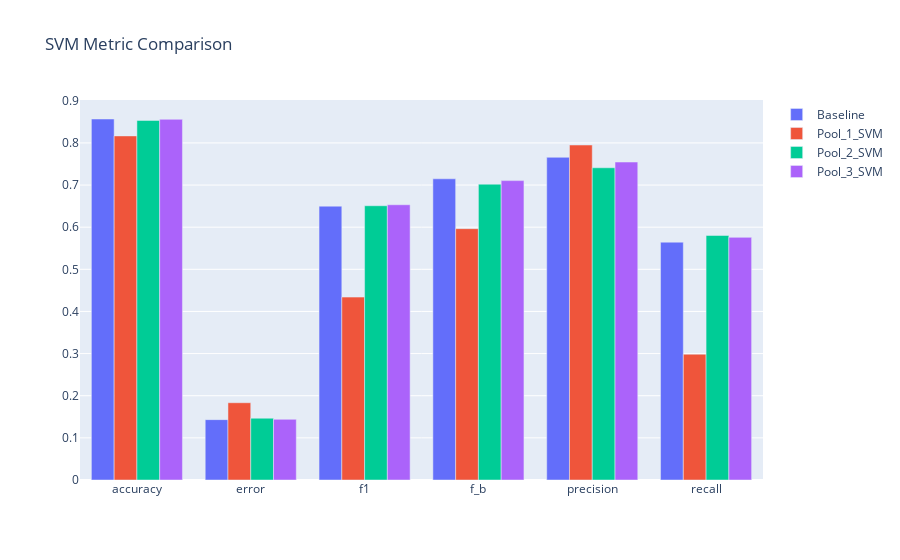

Notebook source saved alongside this figure:
### Markdown cell above
### Graphing SVM Metrics

### Code cell
graph_metrics_comparison(list_of_svm,title_of_graph='SVM Metric Comparison')

### Figure 1 — Plotly figure (JSON) as saved in the notebook; plotly's stock layout.template omitted (floating-point values rounded to 4 significant figures)
{"data": [{"name": "Baseline", "type": "bar", "x": ["accuracy", "error", "f1", "f_b", "precision", "recall"], "y": [0.8567, 0.1433, 0.6499, 0.7148, 0.7658, 0.5644]}, {"name": "Pool_1_SVM", "type": "bar", "x": ["accuracy", "error", "f1", "f_b", "precision", "recall"], "y": [0.8166, 0.1834, 0.434, 0.5965, 0.795, 0.2985]}, {"name": "Pool_2_SVM", "type": "bar", "x": ["accuracy", "error", "f1", "f_b", "precision", "recall"], "y": [0.8533, 0.1467, 0.6509, 0.7021, 0.741, 0.5803]}, {"name": "Pool_3_SVM", "type": "bar", "x": ["accuracy", "error", "f1", "f_b", "precision", "recall"], "y": [0.856, 0.144, 0.6532, 0.7105, 0.7546, 0.5759]}], "layout": {"title": {"text": "SVM Metric Comparison"}}}
